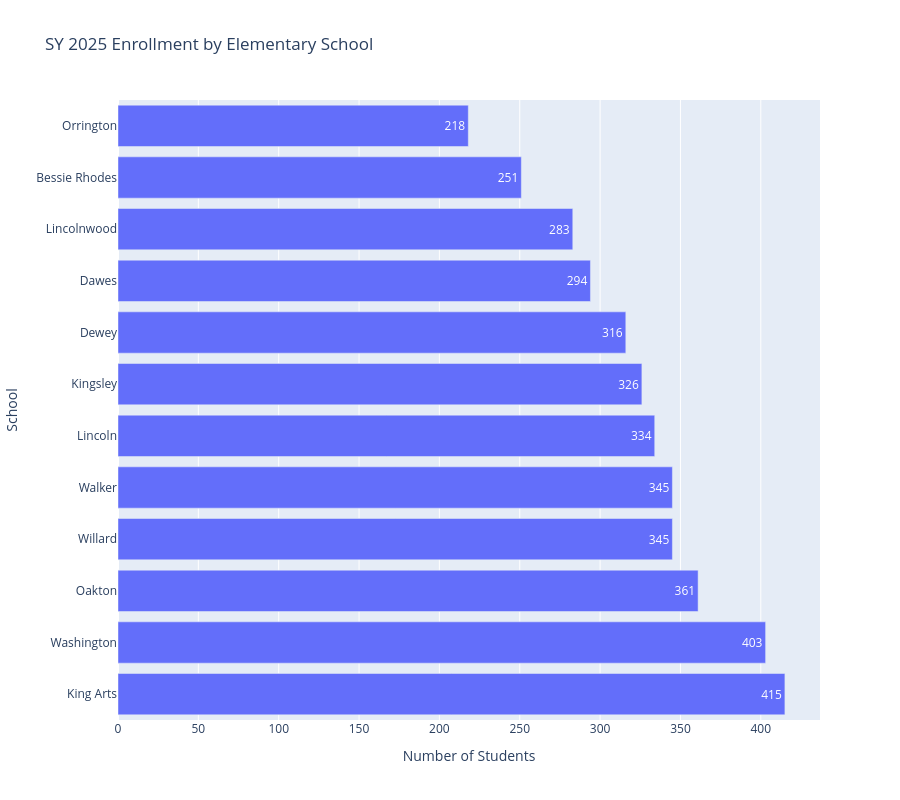

Here is the notebook cell this chart was saved with:
### Code cell
# Enrollment by school plot
elementary_schools = elementary_schools.sort_values('Enroll SY25', ascending=False)

# Plot Enrollment by School
fig = go.Figure()
fig.add_trace(go.Bar(
    x=elementary_schools['Enroll SY25'],
    y=elementary_schools['school'],
    orientation='h',
    text=elementary_schools['Enroll SY25'],
    textposition='auto'
))
fig.update_layout(
    title='SY 2025 Enrollment by Elementary School',
    xaxis_title='Number of Students',
    yaxis_title='School',
    height=800
)
fig.write_html('elementary_enrollment_by_school.html')
fig.show()

### Figure 1 — Plotly figure (JSON) as saved in the notebook; plotly's stock layout.template omitted (floating-point values rounded to 4 significant figures)
{"data": [{"orientation": "h", "text": [415.0, 403.0, 361.0, 345.0, 345.0, 334.0, 326.0, 316.0, 294.0, 283.0, 251.0, 218.0], "textposition": "auto", "type": "bar", "x": [415.0, 403.0, 361.0, 345.0, 345.0, 334.0, 326.0, 316.0, 294.0, 283.0, 251.0, 218.0], "y": ["King Arts", "Washington", "Oakton", "Willard", "Walker", "Lincoln", "Kingsley", "Dewey", "Dawes", "Lincolnwood", "Bessie Rhodes", "Orrington"]}], "layout": {"height": 800, "title": {"text": "SY 2025 Enrollment by Elementary School"}, "xaxis": {"title": {"text": "Number of Students"}}, "yaxis": {"title": {"text": "School"}}}}
